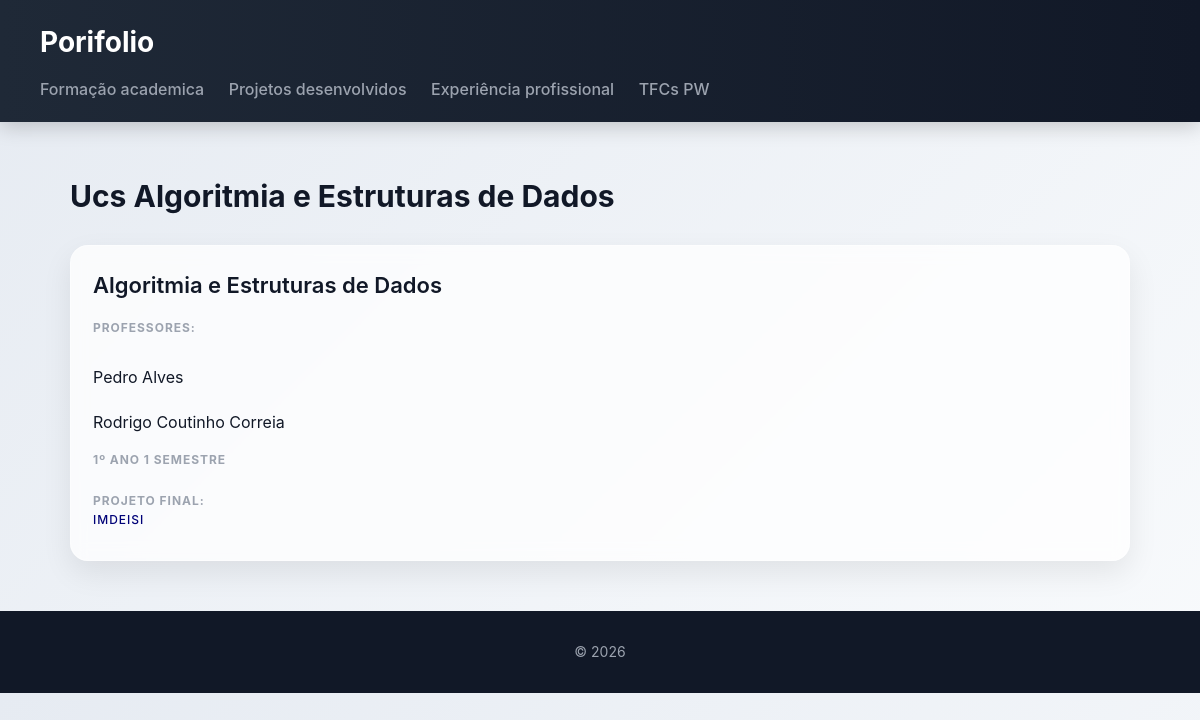
The page /portifolio/ucs/27/ on the database its author committed.
### portifolio/models.py (models this page shows)
class UC (models.Model):
    nome = models.CharField(max_length=500, null=False, blank=False)
    docentes = models.ManyToManyField(Docente, blank=False)
    tecnologias_aprendidas = models.ManyToManyField(Tecnologia, blank=True)
    projeto_final = models.OneToOneField(Projeto, null=True, on_delete=models.SET_NULL, blank=True)
    resumo = models.CharField(max_length=100)
    ect = models.IntegerField(blank=False, null=True)
    ano_curricular = models.IntegerField(blank=False, null=True)
    semestre = models.IntegerField(blank=False, null= True)
    class Meta:
        ordering = ['nome']
    def __str__(self):
        return self.nome

class Docente (models.Model):
    nome = models.CharField(max_length=200, null=False, blank=False)
    link = models.URLField(blank=True, null = True)
    email = models.EmailField(blank=True)
    class Meta:
        ordering = ['nome']
    def __str__(self):
        return self.nome

class Projeto (models.Model):
    titulo = models.CharField(max_length=100, null=False, blank=False)
    docentes = models.ManyToManyField(Docente, blank=False)
    nota_final = models.DecimalField(max_digits=3, decimal_places=1, null= False, blank=False)
    tecnologias_usadas = models.ManyToManyField(Tecnologia, blank=False)
    descricao = models.CharField(max_length=200)
    exemplo = models.ImageField(upload_to='projetos/', null=True, blank=True)
    link_deisi = models.URLField(null=True ,blank=True)
    class Meta:
        ordering = ['titulo']
    def __str__(self):
        return self.titulo

### portifolio/views.py (the view)
# urls.py: path("ucs/<int:id>/", views.uc_view, name='uc'),
def uc_view(request, id):
    uc = UC.objects.get(id=id)
    return render(request, 'portifolio/uc.html', {'uc': uc})

### portifolio/templates/portifolio/uc.html
{% extends "portifolio/base.html" %}
{% block content %}
<h2>Ucs {{uc}}</h2>
<section>
    <article>
        <header>
            <h3>{{ uc.nome }}</h3>
        </header>
        <section>
            <h4>Professores:</h4>
            {% for docente in uc.docentes.all %}
            <ul>{{docente}}</ul>
            {% empty %}
            <a>Sem professores atribuidos</a>
            {%endfor%}
        </section>
        <section>
            <h4>{{uc.ano_curricular}}º ano {{uc.semestre}} semestre</h4>
        </section>
        <section>
            <h4>Projeto final:
                <ul>
                {% if uc.projeto_final %}
                <a href="{% url 'projeto' uc.projeto_final.id %}">
                    {{ uc.projeto_final }}
                </a>
                {% else %}
                <span>Sem projeto associado</span>
                {% endif %}
                </ul>
            </h4>
        </section>
    </article>
</section>
{% endblock %}

### portifolio/static/portifolio/styles.css (style rules this page uses)
* { box-sizing: border-box; margin: 0; padding: 0; }
body { font-family: "Inter", "Segoe UI", system-ui, -apple-system, sans-serif; background: linear-gradient(135deg, #e6ebf2, #f8fafc); color: #111827; line-height: 1.6; }
h2 { margin-bottom: 25px; font-size: 30px; font-weight: 700; }
section { display: grid; gap: 20px; }
section > article { background: rgba(255,255,255,0.75); backdrop-filter: blur(8px); padding: 22px; border-radius: 18px; border: 1px solid rgba(255,255,255,0.4); box-shadow: 0 12px 30px rgba(0,0,0,0.08); transition: all 0.3s ease; }
article > header h3 { font-size: 22px; font-weight: 600; margin-bottom: 6px; }
article > section { margin-top: 14px; }
article > section > h4 { font-size: 12px; text-transform: uppercase; color: #9ca3af; margin-bottom: 8px; letter-spacing: 0.08em; }
article > section > ul { list-style: none; display: flex; flex-wrap: wrap; gap: 8px; }
a { color: #000278; text-decoration: none; font-weight: 500; }

### rows shown on the page
UC: nome "Algoritmia e Estruturas de Dados", ano_curricular "1", semestre "1", projeto_final "IMDEISI"
Docente: nome "Pedro Alves"
Docente: nome "Rodrigo Coutinho Correia"
